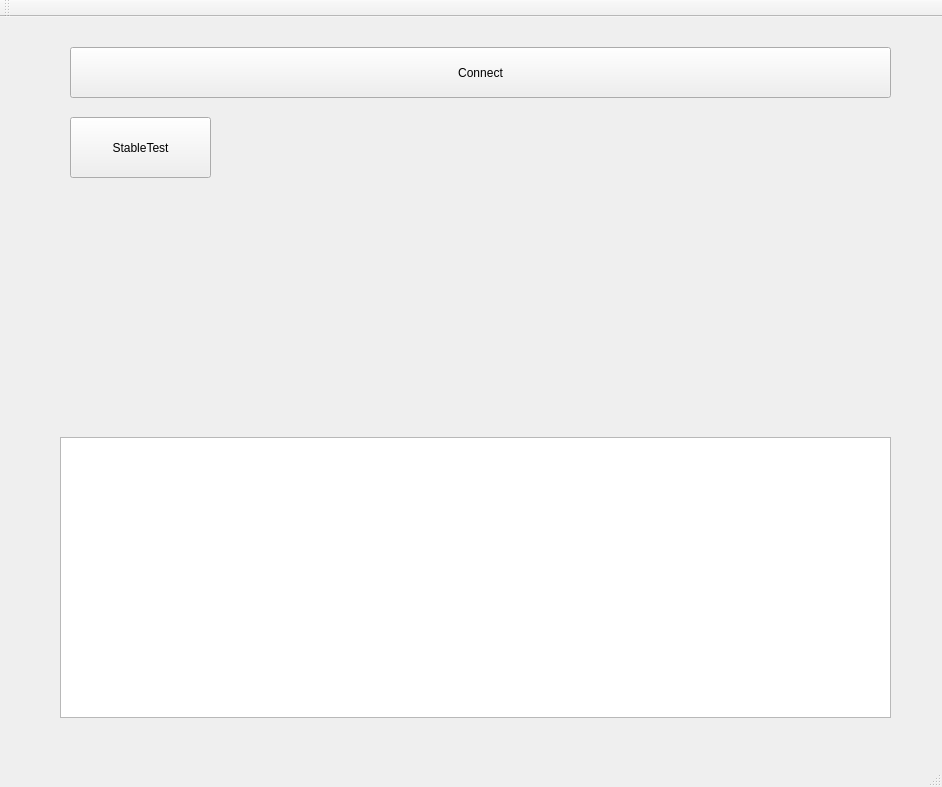
<?xml version="1.0" encoding="UTF-8"?>
<ui version="4.0">
 <class>Finder930QTMYV2Class</class>
 <widget class="QMainWindow" name="Finder930QTMYV2Class">
  <property name="geometry">
   <rect>
    <x>0</x>
    <y>0</y>
    <width>942</width>
    <height>787</height>
   </rect>
  </property>
  <property name="windowTitle">
   <string>Finder930QTMYV2</string>
  </property>
  <widget class="QWidget" name="centralWidget">
   <widget class="QTextEdit" name="logTextEdit">
    <property name="geometry">
     <rect>
      <x>60</x>
      <y>420</y>
      <width>831</width>
      <height>281</height>
     </rect>
    </property>
   </widget>
   <widget class="QPushButton" name="connectBtn">
    <property name="geometry">
     <rect>
      <x>70</x>
      <y>30</y>
      <width>821</width>
      <height>51</height>
     </rect>
    </property>
    <property name="text">
     <string>Connect</string>
    </property>
   </widget>
   <widget class="QPushButton" name="StableTest">
    <property name="geometry">
     <rect>
      <x>70</x>
      <y>100</y>
      <width>141</width>
      <height>61</height>
     </rect>
    </property>
    <property name="text">
     <string>StableTest</string>
    </property>
   </widget>
  </widget>
  <widget class="QMenuBar" name="menuBar">
   <property name="geometry">
    <rect>
     <x>0</x>
     <y>0</y>
     <width>942</width>
     <height>29</height>
    </rect>
   </property>
  </widget>
  <widget class="QToolBar" name="mainToolBar">
   <attribute name="toolBarArea">
    <enum>TopToolBarArea</enum>
   </attribute>
   <attribute name="toolBarBreak">
    <bool>false</bool>
   </attribute>
  </widget>
  <widget class="QStatusBar" name="statusBar"/>
 </widget>
 <layoutdefault spacing="6" margin="11"/>
 <resources>
  <include location="Finder930QTMYV2.qrc"/>
 </resources>
 <connections/>
</ui>
